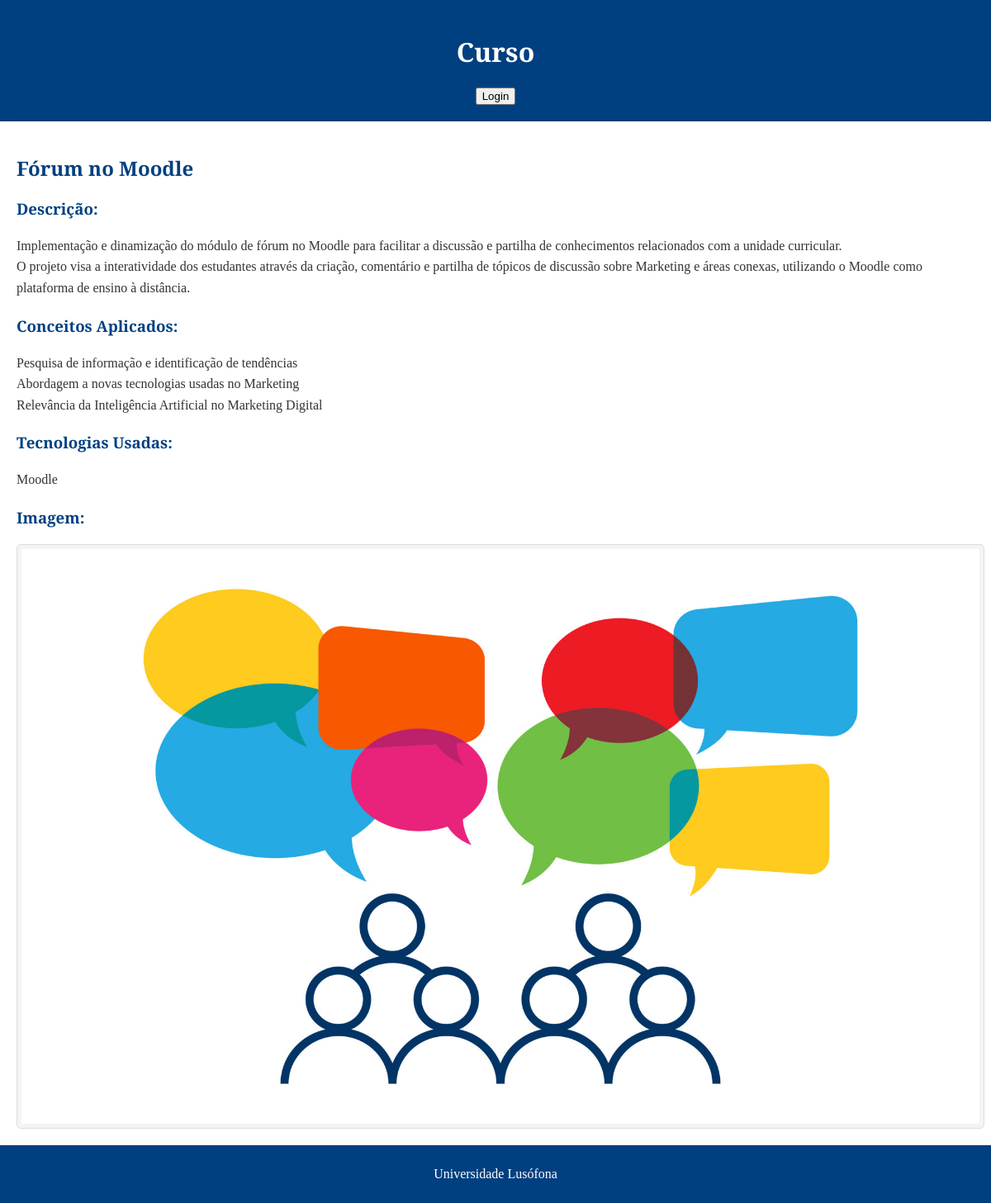
Page /curso/projeto/3/ on the committed database.
### curso/models.py (models this page shows, shortened)
class Projeto(models.Model):
    nome = models.CharField(max_length=200)
    descricao = models.TextField()
    conceitos_aplicados = models.TextField()
    tecnologias_usadas = models.TextField()
    imagem = models.ImageField(upload_to='curso/projetos', null=True, blank=True)
    video_youtube = models.URLField(null=True, blank=True)
    repositorio_github = models.URLField(null=True, blank=True)
    disciplina = models.OneToOneField(Disciplina, on_delete=models.CASCADE)

### curso/views.py (the view)
# urls.py: path('projeto/<int:projeto_id>/', views.projeto_view, name='projeto'),
def projeto_view(request, projeto_id):
    projeto = Projeto.objects.get(id=projeto_id)
    context = {
        'projeto': projeto
    }
    return render(request, 'curso/projeto.html', context)

### curso/templates/curso/projeto.html (shortened to what this page needs)
{% extends 'curso/layout.html' %}
{% block content %}
<div class="projeto-detail">
    <h2>{{ projeto.nome }}</h2>
    <div>
        <h3 class="section-title">Descrição:</h3>
        <p>{{ projeto.descricao|linebreaks }}</p>
    </div>
    <div>
        <h3 class="section-title">Conceitos Aplicados:</h3>
        <p>{{ projeto.conceitos_aplicados|linebreaks }}</p>
    </div>
    <div>
        <h3 class="section-title">Tecnologias Usadas:</h3>
        <p>{{ projeto.tecnologias_usadas|linebreaks }}</p>
    </div>
    {% if projeto.imagem %}
        <div>
            <h3 class="section-title">Imagem:</h3>
            <img src="{{ projeto.imagem.url }}" alt="{{ projeto.nome }}">
        </div>
    {% endif %}
</div>
{% endblock %}

### curso/static/curso/estilo.css (style rules this page uses)
body { font-family: 'Playfair Display', serif; margin: 0; padding: 0; background-color: #f4f4f4; color: #333; }
h2, h3 { color: #004080; }
.section-title { font-weight: bold; margin-top: 20px; margin-bottom: 10px; }
.projeto-detail img { max-width: 100%; height: auto; margin-top: 10px; border: 1px solid #ddd; border-radius: 5px; padding: 5px; background-color: #f4f4f4; }
.projeto-detail p { font-size: 1em; line-height: 1.6; margin-bottom: 20px; }

### rows in the picture
Projeto: nome "Fórum no Moodle", descricao "Implementação e dinamização do módulo de fórum no Moodle para facilitar a discussão e partilha de conhecimentos relacionados com a unidade curricular. O projeto visa a interatividade dos estudantes através da criação, comentário e partilha de tópicos de discussão sobre Marketing e áreas conexas, utilizando o Moodle como plataforma de ensino à distância.", conceitos_aplicados "Pesquisa de informação e identificação de tendências Abordagem a novas tecnologias usadas no Marketing Relevância da Inteligência Artificial no Marketing Digital", tecnologias_usadas "Moodle", imagem (picture)
